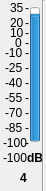
     <widget class="QWidget" name="widget_4" native="true">
      <property name="geometry">
       <rect>
        <x>120</x>
        <y>40</y>
        <width>46</width>
        <height>191</height>
       </rect>
      </property>
      <widget class="QProgressBar" name="progressBar_46">
       <property name="geometry">
        <rect>
         <x>30</x>
         <y>7</y>
         <width>10</width>
         <height>135</height>
        </rect>
       </property>
       <property name="contextMenuPolicy">
        <enum>Qt::DefaultContextMenu</enum>
       </property>
       <property name="toolTip">
        <string>Local Input 1 Meter</string>
       </property>
       <property name="statusTip">
        <string/>
       </property>
       <property name="whatsThis">
        <string/>
       </property>
       <property name="autoFillBackground">
        <bool>false</bool>
       </property>
       <property name="minimum">
        <number>-100</number>
       </property>
       <property name="maximum">
        <number>35</number>
       </property>
       <property name="value">
        <number>24</number>
       </property>
       <property name="textVisible">
        <bool>true</bool>
       </property>
       <property name="orientation">
        <enum>Qt::Vertical</enum>
       </property>
       <property name="invertedAppearance">
        <bool>false</bool>
       </property>
       <property name="format">
        <string>%p%</string>
       </property>
      </widget>
      <widget class="QLabel" name="m0_46">
       <property name="geometry">
        <rect>
         <x>25</x>
         <y>0</y>
         <width>16</width>
         <height>16</height>
        </rect>
       </property>
       <property name="text">
        <string>-</string>
       </property>
      </widget>
      <widget class="QLabel" name="t35_46">
       <property name="geometry">
        <rect>
         <x>10</x>
         <y>0</y>
         <width>16</width>
         <height>16</height>
        </rect>
       </property>
       <property name="text">
        <string>35</string>
       </property>
      </widget>
      <widget class="QLabel" name="tn100_46">
       <property name="geometry">
        <rect>
         <x>3</x>
         <y>135</y>
         <width>31</width>
         <height>16</height>
        </rect>
       </property>
       <property name="text">
        <string>-100</string>
       </property>
      </widget>
      <widget class="QLabel" name="m15_46">
       <property name="geometry">
        <rect>
         <x>25</x>
         <y>15</y>
         <width>16</width>
         <height>16</height>
        </rect>
       </property>
       <property name="text">
        <string>-</string>
       </property>
      </widget>
      <widget class="QLabel" name="m25_46">
       <property name="geometry">
        <rect>
         <x>25</x>
         <y>25</y>
         <width>16</width>
         <height>16</height>
        </rect>
       </property>
       <property name="text">
        <string>-</string>
       </property>
      </widget>
      <widget class="QLabel" name="m90_46">
       <property name="geometry">
        <rect>
         <x>25</x>
         <y>90</y>
         <width>16</width>
         <height>16</height>
        </rect>
       </property>
       <property name="text">
        <string>-</string>
       </property>
      </widget>
      <widget class="QLabel" name="m105_46">
       <property name="geometry">
        <rect>
         <x>25</x>
         <y>105</y>
         <width>16</width>
         <height>16</height>
        </rect>
       </property>
       <property name="text">
        <string>-</string>
       </property>
      </widget>
      <widget class="QLabel" name="m120_46">
       <property name="geometry">
        <rect>
         <x>25</x>
         <y>120</y>
         <width>16</width>
         <height>16</height>
        </rect>
       </property>
       <property name="text">
        <string>-</string>
       </property>
      </widget>
      <widget class="QLabel" name="m135_46">
       <property name="geometry">
        <rect>
         <x>25</x>
         <y>135</y>
         <width>16</width>
         <height>16</height>
        </rect>
       </property>
       <property name="text">
        <string>-</string>
       </property>
      </widget>
      <widget class="QLabel" name="m45_46">
       <property name="geometry">
        <rect>
         <x>25</x>
         <y>45</y>
         <width>16</width>
         <height>16</height>
        </rect>
       </property>
       <property name="text">
        <string>-</string>
       </property>
      </widget>
      <widget class="QLabel" name="m60_46">
       <property name="geometry">
        <rect>
         <x>25</x>
         <y>60</y>
         <width>16</width>
         <height>16</height>
        </rect>
       </property>
       <property name="text">
        <string>-</string>
       </property>
      </widget>
      <widget class="QLabel" name="m75_46">
       <property name="geometry">
        <rect>
         <x>25</x>
         <y>75</y>
         <width>16</width>
         <height>16</height>
        </rect>
       </property>
       <property name="text">
        <string>-</string>
       </property>
      </widget>
      <widget class="QLabel" name="t20_46">
       <property name="geometry">
        <rect>
         <x>10</x>
         <y>15</y>
         <width>16</width>
         <height>16</height>
        </rect>
       </property>
       <property name="text">
        <string>20</string>
       </property>
      </widget>
      <widget class="QLabel" name="t5_46">
       <property name="geometry">
        <rect>
         <x>10</x>
         <y>25</y>
         <width>16</width>
         <height>16</height>
        </rect>
       </property>
       <property name="text">
        <string>10</string>
       </property>
      </widget>
      <widget class="QLabel" name="tn10_46">
       <property name="geometry">
        <rect>
         <x>5</x>
         <y>45</y>
         <width>21</width>
         <height>16</height>
        </rect>
       </property>
       <property name="text">
        <string>-10</string>
       </property>
      </widget>
      <widget class="QLabel" name="tn25_46">
       <property name="geometry">
        <rect>
         <x>5</x>
         <y>60</y>
         <width>21</width>
         <height>16</height>
        </rect>
       </property>
       <property name="text">
        <string>-25</string>
       </property>
      </widget>
      <widget class="QLabel" name="tn40_46">
       <property name="geometry">
        <rect>
         <x>5</x>
         <y>75</y>
         <width>21</width>
         <height>16</height>
        </rect>
       </property>
       <property name="text">
        <string>-40</string>
       </property>
      </widget>
      <widget class="QLabel" name="tn55_46">
       <property name="geometry">
        <rect>
         <x>5</x>
         <y>90</y>
         <width>21</width>
         <height>16</height>
        </rect>
       </property>
       <property name="text">
        <string>-55</string>
       </property>
      </widget>
      <widget class="QLabel" name="tn70_46">
       <property name="geometry">
        <rect>
         <x>5</x>
         <y>105</y>
         <width>21</width>
         <height>16</height>
        </rect>
       </property>
       <property name="text">
        <string>-70</string>
       </property>
      </widget>
      <widget class="QLabel" name="tn85_46">
       <property name="geometry">
        <rect>
         <x>5</x>
         <y>120</y>
         <width>21</width>
         <height>16</height>
        </rect>
       </property>
       <property name="text">
        <string>-85</string>
       </property>
      </widget>
      <widget class="QLabel" name="m35_46">
       <property name="geometry">
        <rect>
         <x>25</x>
         <y>35</y>
         <width>16</width>
         <height>16</height>
        </rect>
       </property>
       <property name="text">
        <string>-</string>
       </property>
      </widget>
      <widget class="QLabel" name="t0_46">
       <property name="geometry">
        <rect>
         <x>15</x>
         <y>35</y>
         <width>16</width>
         <height>16</height>
        </rect>
       </property>
       <property name="text">
        <string>0</string>
       </property>
      </widget>
      <widget class="QLabel" name="value_46">
       <property name="geometry">
        <rect>
         <x>3</x>
         <y>150</y>
         <width>31</width>
         <height>16</height>
        </rect>
       </property>
       <property name="autoFillBackground">
        <bool>false</bool>
       </property>
       <property name="frameShadow">
        <enum>QFrame::Plain</enum>
       </property>
       <property name="text">
        <string>-100</string>
       </property>
      </widget>
      <widget class="QLabel" name="dB_46">
       <property name="geometry">
        <rect>
         <x>27</x>
         <y>150</y>
         <width>16</width>
         <height>16</height>
        </rect>
       </property>
       <property name="font">
        <font>
         <weight>75</weight>
         <bold>true</bold>
        </font>
       </property>
       <property name="text">
        <string>dB</string>
       </property>
      </widget>
      <widget class="QLabel" name="number_46">
       <property name="geometry">
        <rect>
         <x>20</x>
         <y>170</y>
         <width>16</width>
         <height>16</height>
        </rect>
       </property>
       <property name="font">
        <font>
         <weight>75</weight>
         <bold>true</bold>
        </font>
       </property>
       <property name="text">
        <string>4</string>
       </property>
      </widget>
      <widget class="Line" name="line_46">
       <property name="geometry">
        <rect>
         <x>35</x>
         <y>0</y>
         <width>16</width>
         <height>191</height>
        </rect>
       </property>
       <property name="orientation">
        <enum>Qt::Vertical</enum>
       </property>
      </widget>
     </widget>
